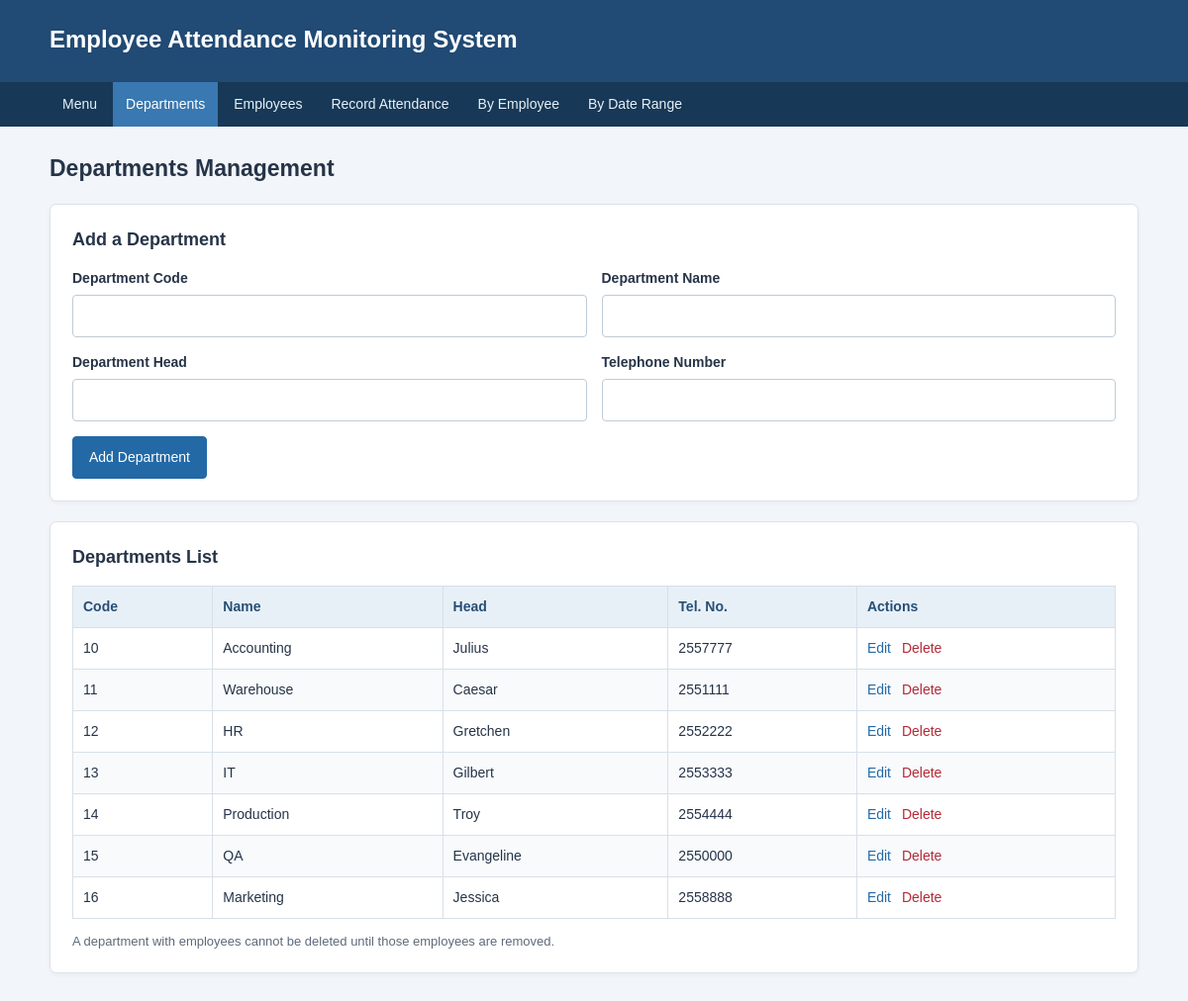
The page /departments.php on the database its author committed.
### tables this page shows
CREATE TABLE departments (
    depCode INT PRIMARY KEY,
    depName VARCHAR(100) NOT NULL,
    depHead VARCHAR(100) NOT NULL,
    depTelNo VARCHAR(30) NOT NULL
);

### departments.php (the view, shortened to what this page needs)
<?php
require 'functions.php';
$editing = null;
$departments = $pdo->query('SELECT * FROM departments ORDER BY depCode')->fetchAll();
?>
<section class="panel">
    <h3><?= $editing ? 'Edit Department' : 'Add a Department' ?></h3>
    <form method="post" class="form-grid">
        <label>Department Code
            <input type="number" name="depCode" min="1" required value="<?= h($editing['depCode'] ?? '') ?>" <?= $editing ? 'readonly' : '' ?>>
        </label>
        <label>Department Name
            <input type="text" name="depName" maxlength="100" required value="<?= h($editing['depName'] ?? '') ?>">
        </label>
        <label>Department Head
            <input type="text" name="depHead" maxlength="100" required value="<?= h($editing['depHead'] ?? '') ?>">
        </label>
        <label>Telephone Number
            <input type="text" name="depTelNo" maxlength="30" required value="<?= h($editing['depTelNo'] ?? '') ?>">
        </label>
        <div class="form-actions">
            <button type="submit"><?= $editing ? 'Save Changes' : 'Add Department' ?></button>
        </div>
    </form>
</section>
<section class="panel">
    <h3>Departments List</h3>
    <div class="table-wrap">
        <table>
            <thead><tr><th>Code</th><th>Name</th><th>Head</th><th>Tel. No.</th><th>Actions</th></tr></thead>
            <tbody>
                <?php foreach ($departments as $d): ?>
                <tr>
                    <td><?= h($d['depCode']) ?></td>
                    <td><?= h($d['depName']) ?></td>
                    <td><?= h($d['depHead']) ?></td>
                    <td><?= h($d['depTelNo']) ?></td>
                    <td class="actions">
                        <a href="departments.php?edit=<?= h($d['depCode']) ?>">Edit</a>
                        <form method="post" onsubmit="return confirm('Delete this department?')">
                            <button class="link-button danger" type="submit">Delete</button>
                        </form>
                    </td>
                </tr>
                <?php endforeach; ?>
            </tbody>
        </table>
    </div>
    <p class="hint">A department with employees cannot be deleted until those employees are removed.</p>
</section>

### style.css (style rules this page uses)
* { box-sizing: border-box; }
body { margin: 0; font-family: Arial, Helvetica, sans-serif; background: #f2f5f9; color: #263448; line-height: 1.5; }
h3 { margin: 0 0 15px; font-size: 18px; }
.panel { background: white; border: 1px solid #dbe2ea; border-radius: 7px; padding: 22px; margin-bottom: 20px; box-shadow: 0 2px 5px rgba(20, 40, 60, 0.04); }
.form-grid { display: grid; grid-template-columns: repeat(2, minmax(200px, 1fr)); gap: 15px; }
label { font-weight: bold; font-size: 14px; display: flex; flex-direction: column; gap: 6px; }
input, select { width: 100%; padding: 10px 11px; border: 1px solid #bfcbd7; border-radius: 4px; background: white; color: #263448; font: inherit; font-weight: normal; }
.form-actions { display: flex; align-items: end; gap: 10px; flex-wrap: wrap; }
button, .button { display: inline-block; padding: 10px 16px; background: #2369a6; border: 1px solid #2369a6; border-radius: 4px; color: white; font: inherit; font-size: 14px; text-align: center; text-decoration: none; cursor: pointer; }
.table-wrap { overflow-x: auto; }
table { width: 100%; border-collapse: collapse; font-size: 14px; }
th, td { border: 1px solid #d7e0e8; padding: 10px; text-align: left; vertical-align: middle; }
th { background: #e8f0f7; color: #264f76; white-space: nowrap; }
tr:nth-child(even) td { background: #f8fafc; }
.actions { white-space: nowrap; }
.actions a { color: #2369a6; text-decoration: none; margin-right: 7px; }
.actions form { display: inline-block; margin-right: 7px; }
.link-button { border: 0; background: transparent; padding: 0; color: #2369a6; font-size: 14px; }
.link-button.danger { color: #b42b37; }
.hint { color: #5e6b79; font-size: 13px; margin: 13px 0 0; }

### rows shown on the page
departments: depCode "10", depName "Accounting", depHead "Julius", depTelNo "2557777"
departments: depCode "11", depName "Warehouse", depHead "Caesar", depTelNo "2551111"
departments: depCode "12", depName "HR", depHead "Gretchen", depTelNo "2552222"
departments: depCode "13", depName "IT", depHead "Gilbert", depTelNo "2553333"
departments: depCode "14", depName "Production", depHead "Troy", depTelNo "2554444"
departments: depCode "15", depName "QA", depHead "Evangeline", depTelNo "2550000"
departments: depCode "16", depName "Marketing", depHead "Jessica", depTelNo "2558888"

### other values the page prints
$name "Menu"
$name "Departments"
$name "Employees"
$name "Record Attendance"
$name "By Employee"
$name "By Date Range"
$title "Departments Management"
